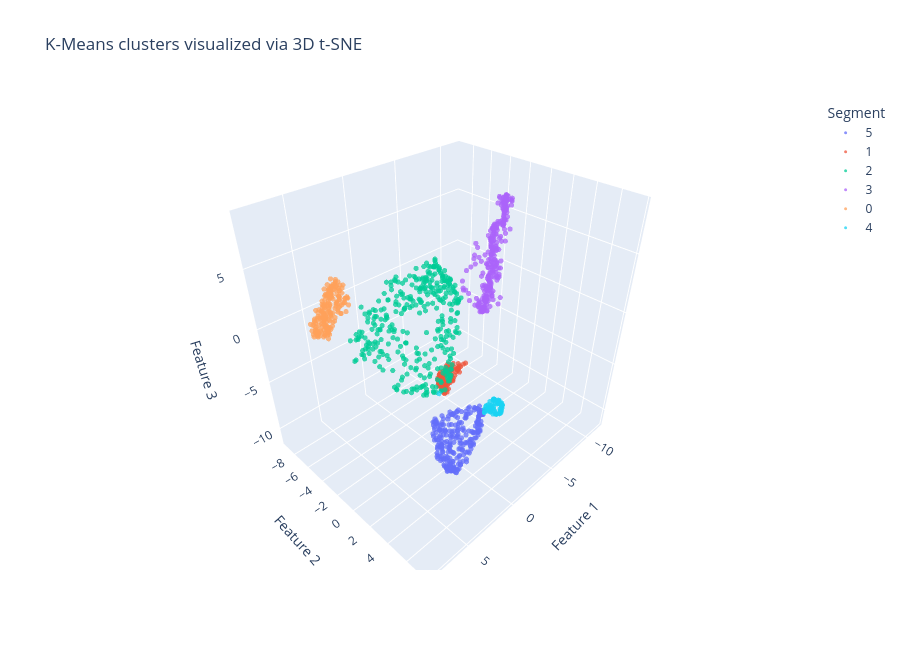

Notebook code for this chart:
### Markdown cell above
***Prompt***:

<font size=3 color="#4682B4"><b> Create an interactive 3D visualization of the final K-Means clusters using the t-SNE embedding to examine cluster separation.
</font>

### Code cell
# interactive 3D view of the final clusters
fig = px.scatter_3d(
    tsne_3d_data, x="Feature 1", y="Feature 2", z="Feature 3",
    color=tsne_3d_data["KM_segment"].astype(str),
    opacity=0.75,
    title="K-Means clusters visualized via 3D t-SNE",
    labels={"color": "Segment"},
)
fig.update_traces(marker=dict(size=3))
fig.update_layout(height=650)
fig.show()

### Figure 1 — Plotly figure (JSON) as saved in the notebook; plotly's stock layout.template omitted (floating-point values rounded to 4 significant figures; data arrays with more than 128 entries replaced by an {"elided": "..."} marker saying what was removed)
{"data": [{"hovertemplate": "Segment=5<br>Feature 1=%{x}<br>Feature 2=%{y}<br>Feature 3=%{z}<extra></extra>", "legendgroup": "5", "marker": {"color": "#636efa", "opacity": 0.75, "size": 3, "symbol": "circle"}, "mode": "markers", "name": "5", "scene": "scene", "showlegend": true, "type": "scatter3d", "x": {"elided": "274 float values"}, "y": {"elided": "274 float values"}, "z": {"elided": "274 float values"}}, {"hovertemplate": "Segment=1<br>Feature 1=%{x}<br>Feature 2=%{y}<br>Feature 3=%{z}<extra></extra>", "legendgroup": "1", "marker": {"color": "#EF553B", "opacity": 0.75, "size": 3, "symbol": "circle"}, "mode": "markers", "name": "1", "scene": "scene", "showlegend": true, "type": "scatter3d", "x": [-4.974, -5.628, -3.452, -3.601, -3.616, -5.059, -5.322, -3.656, -4.142, -4.111, -4.912, -4.362, -3.431, -4.651, -3.64, -4.458, -4.105, -4.729, -3.553, -4.799, -5.203, -3.657, -4.054, -3.236, -5.242, -3.55, -5.074, -3.931, -4.078, -4.246, -4.015, -3.654, -4.013, -3.954, -5.028, -3.453, -4.084, -5.065, -4.503, -4.507, -5.448, -5.073, -5.108, -5.199, -3.397, -4.781, -3.473, -3.431, -4.029, -5.56, -3.96, -4.128, -4.696, -3.708, -5.506, -4.262, -4.811, -3.629, -4.538, -4.418, -5.462, -3.852, -3.846, -5.523, -5.257, -4.408, -4.794, -3.706, -5.63, -3.615, -5.337, -4.22, -4.954, -4.633, -5.118, -5.469, -4.653, -4.96, -5.386, -3.395, -4.675, -4.588, -3.954, -4.229, -3.926, -3.572, -5.019, -3.243, -5.006, -5.039, -5.313, -5.11, -3.659, -3.796, -3.946, -3.997, -5.157, -4.577, -3.698, -3.919, -5.009, -3.976, -5.21, -4.968], "y": [-4.729, -3.755, -2.955, -2.956, -2.776, -3.587, -4.184, -3.024, -3.128, -3.597, -4.161, -3.151, -3.125, -4.509, -2.566, -4.264, -2.311, -2.333, -3.02, -3.863, -2.448, -3.258, -3.522, -3.146, -3.254, -2.89, -4.489, -3.583, -2.648, -2.672, -4.087, -2.728, -4.083, -4.008, -4.068, -3.433, -2.526, -2.557, -3.315, -2.649, -4.253, -4.397, -4.248, -2.605, -3.27, -4.443, -3.178, -2.888, -3.845, -2.44, -3.132, -2.363, -3.973, -3.219, -3.007, -2.85, -2.502, -2.546, -2.904, -3.927, -4.323, -3.552, -2.594, -3.872, -4.191, -4.299, -4.201, -3.451, -2.257, -3.578, -3.871, -3.424, -2.35, -4.125, -2.924, -4.275, -2.6, -2.646, -4.402, -2.633, -3.035, -3.513, -3.658, -2.594, -3.95, -2.675, -3.58, -2.743, -2.562, -3.289, -2.869, -4.525, -2.935, -2.954, -3.721, -3.376, -3.495, -4.484, -2.928, -3.385, -3.92, -2.446, -3.867, -4.528], "z": [-9.055, -7.88, -9.109, -8.509, -9.482, -7.933, -8.596, -9.006, -9.692, -9.406, -9.338, -9.152, -8.285, -9.004, -8.48, -9.092, -8.136, -7.344, -8.856, -8.684, -7.268, -9.073, -9.444, -8.717, -7.797, -9.454, -9.311, -9.188, -8.531, -8.029, -8.97, -8.839, -8.804, -9.021, -8.954, -8.77, -8.164, -7.462, -8.893, -8.276, -9.079, -9.289, -8.61, -7.259, -8.744, -9.213, -8.661, -9.166, -8.383, -7.174, -8.867, -8.112, -9.622, -9.221, -7.416, -7.931, -7.419, -9.284, -8.22, -9.483, -9.024, -9.326, -9.067, -8.592, -8.396, -9.04, -9.59, -9.257, -7.002, -8.919, -8.142, -8.237, -7.675, -9.316, -8.06, -8.142, -7.996, -7.51, -8.386, -9.38, -7.872, -9.32, -9.028, -7.749, -8.919, -8.235, -8.308, -8.981, -7.37, -7.852, -7.815, -8.937, -9.412, -8.902, -9.204, -9.505, -7.703, -8.969, -9.171, -8.353, -8.386, -8.148, -8.767, -9.254]}, {"hovertemplate": "Segment=2<br>Feature 1=%{x}<br>Feature 2=%{y}<br>Feature 3=%{z}<extra></extra>", "legendgroup": "2", "marker": {"color": "#00cc96", "opacity": 0.75, "size": 3, "symbol": "circle"}, "mode": "markers", "name": "2", "scene": "scene", "showlegend": true, "type": "scatter3d", "x": {"elided": "348 float values"}, "y": {"elided": "348 float values"}, "z": {"elided": "348 float values"}}, {"hovertemplate": "Segment=3<br>Feature 1=%{x}<br>Feature 2=%{y}<br>Feature 3=%{z}<extra></extra>", "legendgroup": "3", "marker": {"color": "#ab63fa", "opacity": 0.75, "size": 3, "symbol": "circle"}, "mode": "markers", "name": "3", "scene": "scene", "showlegend": true, "type": "scatter3d", "x": {"elided": "270 float values"}, "y": {"elided": "270 float values"}, "z": {"elided": "270 float values"}}, {"hovertemplate": "Segment=0<br>Feature 1=%{x}<br>Feature 2=%{y}<br>Feature 3=%{z}<extra></extra>", "legendgroup": "0", "marker": {"color": "#FFA15A", "opacity": 0.75, "size": 3, "symbol": "circle"}, "mode": "markers", "name": "0", "scene": "scene", "showlegend": true, "type": "scatter3d", "x": {"elided": "184 float values"}, "y": {"elided": "184 float values"}, "z": {"elided": "184 float values"}}, {"hovertemplate": "Segment=4<br>Feature 1=%{x}<br>Feature 2=%{y}<br>Feature 3=%{z}<extra></extra>", "legendgroup": "4", "marker": {"color": "#19d3f3", "opacity": 0.75, "size": 3, "symbol": "circle"}, "mode": "markers", "name": "4", "scene": "scene", "showlegend": true, "type": "scatter3d", "x": [1.295, 1.599, 2.008, 1.138, 1.524, 1.37, 1.2, 1.432, 1.546, 1.412, 1.554, 1.717, 1.587, 1.745, 2.06, 1.208, 1.803, 1.251, 1.166, 1.833, 1.724, 1.475, 1.491, 1.445, 1.229, 1.473, 1.334, 1.204, 1.435, 1.285, 1.185, 1.585, 1.742, 1.385, 1.793, 1.776, 1.209, 2.045, 1.191, 1.79, 0.9155, 2.023, 1.351, 1.829, 1.936, 2.058, 2.007, 2.078, 1.38, 1.322, 1.732, 0.9261, 1.418, 1.827, 5.14, 2.216, 1.653, 2.113, 1.479, 1.892, 1.835, 1.641, 1.343, 2.055, 1.188, 2.377, 2.599], "y": [7.312, 7.546, 7.33, 7.104, 6.927, 6.752, 6.951, 6.695, 7.419, 6.757, 7.249, 7.027, 7.588, 7.33, 6.647, 6.256, 6.691, 7.364, 6.994, 7.371, 7.317, 7.409, 7.472, 6.779, 7.345, 6.816, 6.572, 7.274, 7.357, 6.419, 6.217, 7.034, 6.658, 6.737, 6.668, 7.63, 7.325, 7.169, 7.027, 7.578, 5.601, 7.032, 6.605, 6.769, 6.739, 6.677, 7.242, 7.015, 6.75, 7.118, 7.555, 5.624, 6.73, 7.338, 5.494, 7.185, 7.282, 6.849, 7.453, 7.317, 7.216, 7.556, 6.514, 7.045, 7.25, 7.02, 6.995], "z": [-1.116, -1.65, -1.306, -1.353, -0.9243, -1.929, -1.174, -1.194, -1.837, -1.11, -0.9048, -0.8601, -1.39, -0.9132, -1.392, -2.504, -1.662, -1.517, -1.471, -1.729, -1.809, -1.045, -1.101, -1.036, -1.326, -1.013, -2.004, -1.55, -1.766, -2.34, -2.577, -1.92, -1.732, -1.753, -1.681, -1.336, -1.394, -1.222, -1.233, -1.527, -3.335, -1.614, -1.705, -1.029, -1.231, -1.284, -1.671, -1.157, -1.167, -1.017, -1.223, -3.304, -1.075, -1.734, 0.9171, -1.387, -0.9425, -1.61, -1.71, -1.678, -0.8884, -1.348, -2.058, -1.067, -1.523, -1.142, -1.046]}], "layout": {"height": 650, "legend": {"title": {"text": "Segment"}, "tracegroupgap": 0}, "scene": {"domain": {"x": [0, 1], "y": [0, 1]}, "xaxis": {"title": {"text": "Feature 1"}}, "yaxis": {"title": {"text": "Feature 2"}}, "zaxis": {"title": {"text": "Feature 3"}}}, "title": {"text": "K-Means clusters visualized via 3D t-SNE"}}}
